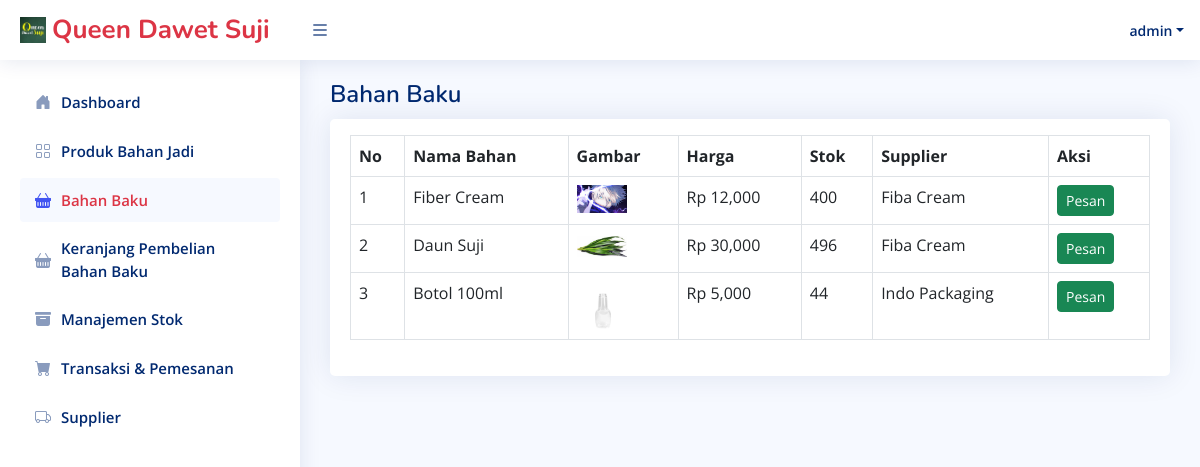
Page /Admin/bahan_baku.php (signed in) on the earlier database version.
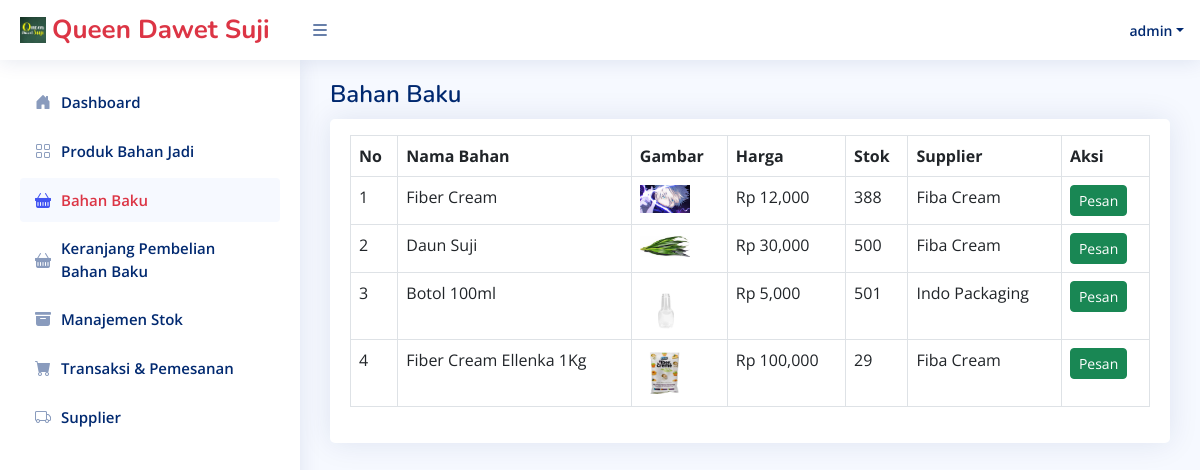
Same page on the later database version.
### tables this page shows
CREATE TABLE `bahan_baku` (
  `id_bahan` int NOT NULL,
  `nama_bahan` varchar(100) NOT NULL,
  `gambar` varchar(255) DEFAULT NULL,
  `harga` int NOT NULL,
  `stok` int DEFAULT '0',
  `id_supplier` int DEFAULT NULL
);

CREATE TABLE `supplier` (
  `id_supplier` int NOT NULL,
  `username` varchar(100) NOT NULL,
  `password` varchar(255) NOT NULL,
  `nama_supplier` varchar(100) DEFAULT NULL,
  `kontak_supplier` varchar(100) DEFAULT NULL,
  `alamat` text
);

### Admin/bahan_baku.php (the view, shortened to what this page needs)
<?php
require '../connect.php';
require 'template/headerAdmin.php';
require 'template/sidebarAdmin.php';
?>
<main id="main" class="main">
    <div class="pagetitle">
        <h1>Bahan Baku</h1>
    </div>
    <section class="section">
        <div class="card">
            <div class="card-body pt-3">
                <table class="table table-bordered table-hover">
                    <thead>
                        <tr>
                            <th>No</th>
                            <th>Nama Bahan</th>
                            <th>Gambar</th>
                            <th>Harga</th>
                            <th>Stok</th>
                            <th>Supplier</th>
                            <th>Aksi</th>
                        </tr>
                    </thead>
                    <tbody>
                        <?php
                        $no = 1;
                        $query = mysqli_query($connect, "
                            SELECT b.id_bahan, b.nama_bahan, b.gambar, b.harga, b.stok, s.nama_supplier
                            FROM bahan_baku b
                            LEFT JOIN supplier s ON b.id_supplier = s.id_supplier
                        ");
                        while ($data = mysqli_fetch_assoc($query)) :
                        ?>
                        <tr>
                            <td><?= $no++; ?></td>
                            <td><?= htmlspecialchars($data['nama_bahan']); ?></td>
                            <td>
                                <?php if ($data['gambar']) : ?>
                                    <img src="../img/<?= htmlspecialchars($data['gambar']); ?>" width="50">
                                <?php else : ?>
                                    Tidak Ada
                                <?php endif; ?>
                            </td>
                            <td>Rp <?= number_format($data['harga']); ?></td>
                            <td><?= $data['stok']; ?></td>
                            <td><?= htmlspecialchars($data['nama_supplier']); ?></td>
                            <td>
                                <a href="viewKeranjang.php?id=<?= $data['id_bahan']; ?>" class="btn btn-success btn-sm">Pesan</a>
                            </td>
                        </tr>
                        <?php endwhile; ?>
                    </tbody>
                </table>
            </div>
        </div>
    </section>
</main>

Differences in the rows shown:
changed bahan_baku "Fiber Cream": stok "400" → "388"
changed bahan_baku "Daun Suji": stok "496" → "500"
changed bahan_baku "Botol 100ml": stok "44" → "501"
added bahan_baku: nama_bahan "Fiber Cream Ellenka 1Kg", gambar (picture), harga "100,000", stok "29", id_supplier.nama_supplier "Fiba Cream"
